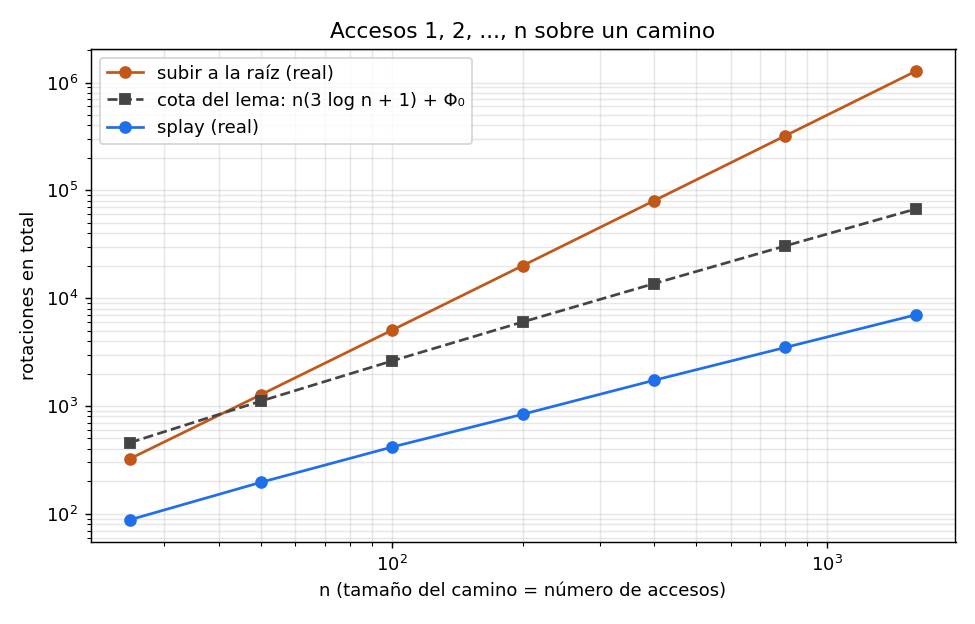

The Python source for this figure:
"""
Tema 1, ejercicio 13: un splay tree que empieza como un camino de n nodos y
al que se accede a las claves 1, 2, ..., n en orden.

  * se acota el costo total con el lema de acceso
  * se compara con el costo real medido
  * se discute si la cota es ajustada

Costo real de un acceso = rotaciones que hacen falta para subir el nodo a la
raiz (1 si ya es la raiz).
Uso:  python ejercicio13_splay.py
"""
import math
from pathlib import Path


# ----------------------------------------------------------------------------
# El arbol y las dos heuristicas
# ----------------------------------------------------------------------------
class Nodo:
    __slots__ = ("clave", "izq", "der", "padre")

    def __init__(self, clave):
        self.clave = clave
        self.izq = self.der = self.padre = None


def rotar(x):
    """Sube x un nivel rotando la arista con su padre (conserva el orden)."""
    p = x.padre
    g = p.padre
    if p.izq is x:
        p.izq = x.der
        if x.der:
            x.der.padre = p
        x.der = p
    else:
        p.der = x.izq
        if x.izq:
            x.izq.padre = p
        x.izq = p
    p.padre = x
    x.padre = g
    if g:
        if g.izq is p:
            g.izq = x
        else:
            g.der = x


def splay(x):
    """Sube x a la raiz de dos niveles en dos. Devuelve las rotaciones."""
    rotaciones = 0
    while x.padre:
        p = x.padre
        g = p.padre
        if g is None:                               # zig
            rotar(x)
            rotaciones += 1
        elif (g.izq is p) == (p.izq is x):          # zig-zig: primero el padre
            rotar(p)
            rotar(x)
            rotaciones += 2
        else:                                       # zig-zag
            rotar(x)
            rotar(x)
            rotaciones += 2
    return rotaciones


def subir_a_la_raiz(x):
    """Heuristica ingenua: una rotacion simple por nivel."""
    rotaciones = 0
    while x.padre:
        rotar(x)
        rotaciones += 1
    return rotaciones


def buscar(raiz, clave):
    x = raiz
    while x.clave != clave:
        x = x.izq if clave < x.clave else x.der
    return x


def camino(n):
    """n en la raiz y cada clave es hija izquierda de la siguiente."""
    nodos = [Nodo(k) for k in range(1, n + 1)]
    for k in range(1, n):
        nodos[k].izq = nodos[k - 1]
        nodos[k - 1].padre = nodos[k]
    return nodos[-1]


# ----------------------------------------------------------------------------
# Potencial: suma de los rangos, rango(v) = log2 (tamano del subarbol de v)
# ----------------------------------------------------------------------------
def tamanos(raiz):
    orden, pila = [], [raiz]
    while pila:
        v = pila.pop()
        orden.append(v)
        if v.izq:
            pila.append(v.izq)
        if v.der:
            pila.append(v.der)
    tam = {}
    for v in reversed(orden):                       # los hijos antes que el padre
        tam[v] = (1 + (tam[v.izq] if v.izq else 0)
                  + (tam[v.der] if v.der else 0))
    return tam


def potencial(tam):
    return sum(math.log2(t) for t in tam.values())


# ----------------------------------------------------------------------------
# Costo total de la secuencia 1, 2, ..., n
# ----------------------------------------------------------------------------
def costo_total(n, reorganizar):
    raiz, total = camino(n), 0
    for clave in range(1, n + 1):
        x = buscar(raiz, clave)
        total += max(reorganizar(x), 1)
        raiz = x
    return total


def cota_del_lema(n):
    """Cota de peor caso para n accesos: n (3 log2 n + 1) + potencial inicial."""
    return n * (3 * math.log2(n) + 1) + math.log2(math.factorial(n))


def vigilar(n, filas=None):
    """Corre la secuencia vigilando el lema de acceso en cada acceso y la suma
    telescopica. Devuelve las cantidades que se comparan."""
    raiz = camino(n)
    tam = tamanos(raiz)
    phi0 = phi = potencial(tam)
    real = suma_cotas = suma_amort = 0.0
    for i in range(1, n + 1):
        x = buscar(raiz, i)
        r = math.log2(tam[x])                       # rango de x ANTES del splay
        c = max(splay(x), 1)
        raiz = x
        tam = tamanos(raiz)
        phi_nuevo = potencial(tam)
        amortizado = c + phi_nuevo - phi
        cota = 3 * (math.log2(n) - r) + 1           # lema de acceso
        assert amortizado <= cota + 1e-9            # EL LEMA
        if filas is not None:
            filas.append((i, c, r, cota, amortizado, phi_nuevo))
        real += c
        suma_cotas += cota
        suma_amort += amortizado
        phi = phi_nuevo
    assert abs(real - (suma_amort + phi0 - phi)) < 1e-6   # suma telescopica
    return {"real": real, "cota_fina": suma_cotas + phi0 - phi,
            "phi0": phi0, "phin": phi, "suma_amort": suma_amort}


# ----------------------------------------------------------------------------
# Animacion del arbol (opcional, necesita Pillow)
# ----------------------------------------------------------------------------
def _posiciones(raiz):
    """x = lugar en el recorrido en orden, y = profundidad."""
    pos, pila, v, k = {}, [], raiz, 0
    prof = {raiz: 0}
    while pila or v:
        while v:
            pila.append(v)
            if v.izq:
                prof[v.izq] = prof[v] + 1
            v = v.izq
        v = pila.pop()
        pos[v] = (k, prof[v])
        k += 1
        if v.der:
            prof[v.der] = prof[v] + 1
        v = v.der
    return pos


def generar_gif(n, ruta):
    from PIL import Image, ImageDraw, ImageFont

    try:
        fuente = ImageFont.load_default(size=14)
        chica = ImageFont.load_default(size=12)
    except TypeError:
        fuente = chica = ImageFont.load_default()
    DX, DY, X0, Y0, R = 38, 30, 30, 90, 12
    ANCHO, ALTO = X0 * 2 + DX * n, Y0 + DY * (n - 1) + 60

    def cuadro(raiz, resaltado, l1, l2, l3):
        im = Image.new("RGB", (ANCHO, ALTO), "white")
        d = ImageDraw.Draw(im)
        pos = _posiciones(raiz)
        centro = {v: (X0 + k * DX, Y0 + p * DY) for v, (k, p) in pos.items()}
        for v, (cx, cy) in centro.items():
            for h in (v.izq, v.der):
                if h:
                    d.line([cx, cy, *centro[h]], fill="#555555", width=2)
        for v, (cx, cy) in centro.items():
            fondo = "#ffe27a" if v is resaltado else "white"
            d.ellipse([cx - R, cy - R, cx + R, cy + R], fill=fondo,
                      outline="#222222", width=2)
            d.text((cx - 4 * len(str(v.clave)), cy - 7), str(v.clave),
                   fill="black", font=chica)
        d.text((15, 10), l1, fill="black", font=fuente)
        d.text((15, 34), l2, fill="#b00020", font=chica)
        d.text((15, 56), l3, fill="#444444", font=chica)
        return im

    raiz = camino(n)
    tam = tamanos(raiz)
    frames = [cuadro(raiz, None, f"camino de {n} nodos: se accede a 1, 2, ..., {n}",
                     "estado inicial", f"potencial = {potencial(tam):.1f}")]
    total = 0
    for i in range(1, n + 1):
        x = buscar(raiz, i)
        prof = _posiciones(raiz)[x][1]
        frames.append(cuadro(raiz, x, f"acceso a la clave {i}",
                             f"esta a profundidad {prof}: hay que subirla a la raiz",
                             f"costo total hasta ahora = {total}"))
        c = max(splay(x), 1)
        raiz = x
        total += c
        tam = tamanos(raiz)
        frames.append(cuadro(raiz, x, f"despues del splay de {i}",
                             f"costo real de este acceso = {c} rotaciones",
                             f"costo total = {total}   potencial = {potencial(tam):.1f}"))
    frames += [frames[-1]]
    frames[0].save(ruta, save_all=True, append_images=frames[1:],
                   duration=900, loop=0)


def generar_grafica(ruta):
    try:
        import matplotlib
        matplotlib.use("Agg")
        import matplotlib.pyplot as plt
    except ImportError:
        return False
    ns = [25, 50, 100, 200, 400, 800, 1600]
    real = [costo_total(n, splay) for n in ns]
    cota = [cota_del_lema(n) for n in ns]
    raiz_ = [costo_total(n, subir_a_la_raiz) for n in ns]
    fig, ax = plt.subplots(figsize=(7.5, 4.8))
    ax.loglog(ns, raiz_, "o-", color="#c2571a", label="subir a la raíz (real)")
    ax.loglog(ns, cota, "s--", color="#444444", label="cota del lema: n(3 log n + 1) + Φ₀")
    ax.loglog(ns, real, "o-", color="#1f6feb", label="splay (real)")
    ax.set_xlabel("n (tamaño del camino = número de accesos)")
    ax.set_ylabel("rotaciones en total")
    ax.set_title("Accesos 1, 2, ..., n sobre un camino")
    ax.grid(True, which="both", alpha=0.3)
    ax.legend()
    fig.tight_layout()
    fig.savefig(ruta, dpi=130)
    return True


# ----------------------------------------------------------------------------
# Experimentos
# ----------------------------------------------------------------------------
def traza(n=15):
    filas = []
    res = vigilar(n, filas)
    print(f"Traza con n = {n} (splay):  cota_i = 3 (log2 n - r(x_i)) + 1")
    print(f"{'i':>3} {'costo real':>11} {'r(x_i)':>7} {'cota_i':>7} {'amortizado':>11} {'potencial':>10}")
    for i, c, r, cota, a, phi in filas:
        print(f"{i:>3} {c:>11} {r:>7.2f} {cota:>7.2f} {a:>11.2f} {phi:>10.2f}")
    print(f"potencial inicial = {res['phi0']:.2f} (= log2 {n}!), final = {res['phin']:.2f}")
    print(f"costo real total = {res['real']:.0f}, suma de amortizados = {res['suma_amort']:.2f}, "
          f"real = amortizados + phi0 - phin  (se comprueba)")


def termina_como_camino(n):
    """Despues de accesos 1..n, el arbol vuelve a ser un camino?"""
    raiz = camino(n)
    for clave in range(1, n + 1):
        x = buscar(raiz, clave)
        splay(x)
        raiz = x
    tam = tamanos(raiz)
    return all((v.izq is None) or (v.der is None) for v in tam), abs(potencial(tam) - potencial(tamanos(camino(n)))) < 1e-9


def tabla_comparacion():
    print(f"{'n':>5} {'real':>8} {'real/n':>7} {'cota lema':>10} {'cota/n':>7} "
          f"{'cota fina':>10} {'cota fina/(n log n)':>20} {'subir a raiz':>13} {'n^2/2':>9}")
    for n in (50, 100, 200, 400):
        res = vigilar(n)
        rr = costo_total(n, subir_a_la_raiz)
        cota = cota_del_lema(n)
        print(f"{n:>5} {res['real']:>8.0f} {res['real'] / n:>7.2f} {cota:>10.0f} "
              f"{cota / n:>7.1f} {res['cota_fina']:>10.0f} {res['cota_fina'] / (n * math.log2(n)):>20.2f} "
              f"{rr:>13} {n * n // 2:>9}")
    camino_final, mismo_phi = termina_como_camino(400)
    print(f"con n = 400 el arbol final es un camino: {camino_final}, mismo potencial que al inicio: {mismo_phi}")
    print("sin vigilar (solo contar rotaciones):")
    print(f"{'n':>5} {'real':>8} {'real/n':>7} {'log2 n':>7} {'cota lema / real':>17}")
    for n in (800, 1600, 3200, 6400):
        real = costo_total(n, splay)
        print(f"{n:>5} {real:>8} {real / n:>7.2f} {math.log2(n):>7.1f} "
              f"{cota_del_lema(n) / real:>17.1f}")


def costo_por_acceso(reorganizar, n, rondas):
    """Costo medio por acceso al recorrer las claves 1..n varias veces seguidas."""
    raiz, total = camino(n), 0
    for _ in range(rondas):
        for clave in range(1, n + 1):
            x = buscar(raiz, clave)
            total += max(reorganizar(x), 1)
            raiz = x
    return total / (rondas * n)


def tabla_rondas():
    print("Costo por acceso, recorriendo las claves en orden 1 ronda o 3 rondas seguidas:")
    print(f"{'n':>5} {'splay 1 ronda':>14} {'splay 3 rondas':>15} {'subir a raiz 3 rondas':>22} {'log2 n':>7}")
    for n in (100, 200, 400, 800):
        print(f"{n:>5} {costo_por_acceso(splay, n, 1):>14.2f} {costo_por_acceso(splay, n, 3):>15.2f} "
              f"{costo_por_acceso(subir_a_la_raiz, n, 3):>22.1f} {math.log2(n):>7.1f}")


def main():
    traza()
    print()
    tabla_comparacion()
    print()
    tabla_rondas()
    print()
    try:
        base = Path(__file__).parent
        generar_gif(15, base / "splay_secuencial.gif")
        print("animacion guardada en splay_secuencial.gif")
        if generar_grafica(base / "cotas_vs_real.png"):
            print("grafica guardada en cotas_vs_real.png")
        else:
            print("(sin matplotlib: se omite la grafica)")
    except ImportError:
        print("(sin Pillow: se omite la animacion)")


if __name__ == "__main__":
    main()
